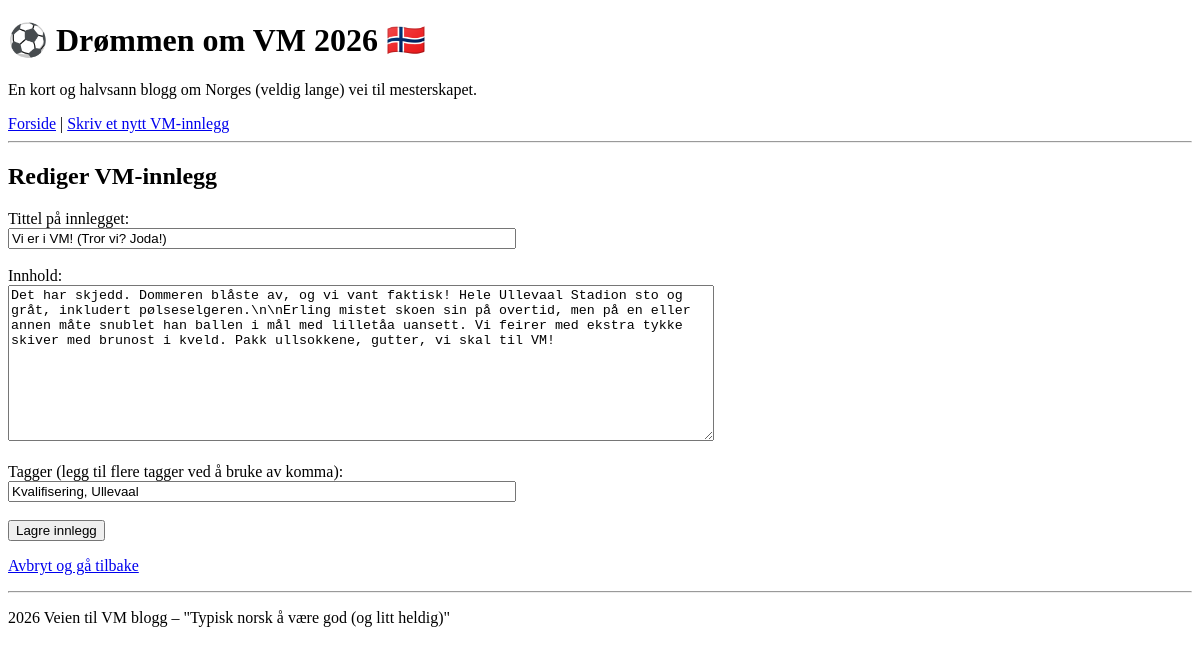
/posts/1/edit, run on an earlier commit of the app's database.
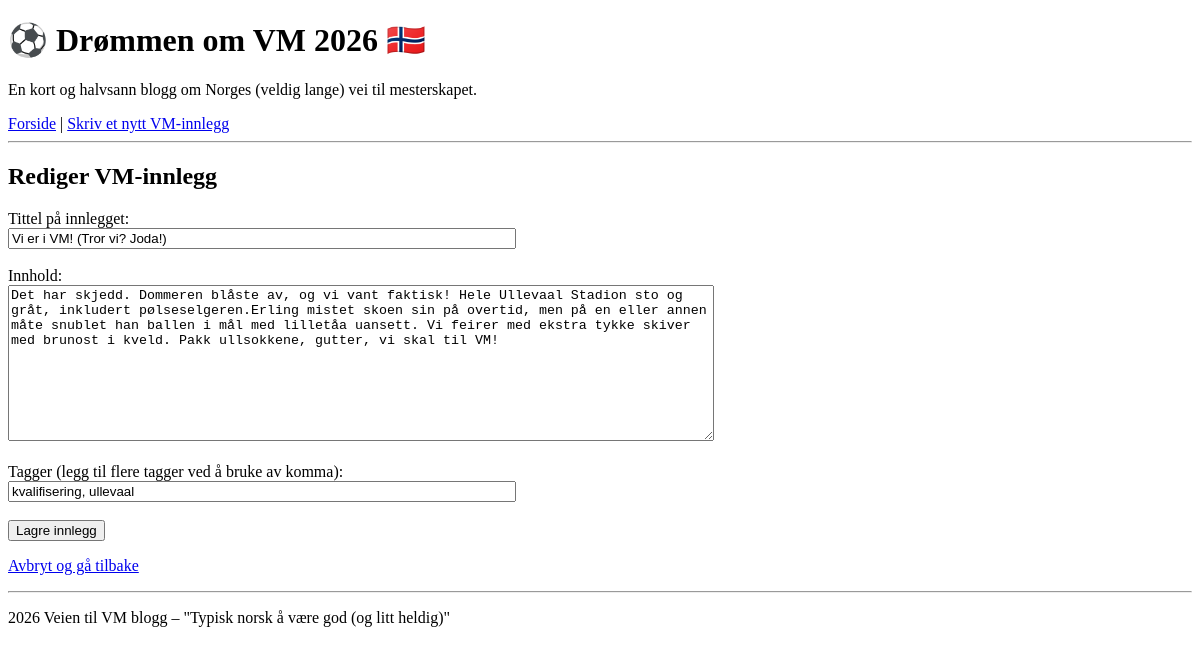
And on a later commit of the database.
### tables this page shows
CREATE TABLE posts (
    id INTEGER PRIMARY KEY AUTOINCREMENT,
    title TEXT NOT NULL,
    publication_date TEXT NOT NULL,
    body TEXT NOT NULL
);

### app.py (the view)
@app.route('/posts/<int:id>/edit')
def edit_post(id):
    post = g.db.get_post(id)
    tags_list = g.db.get_tags_for_post(id)
    tags_string = ", ".join(tags_list)
    response = render_template('post-form.html',
                               post=post,
                               tags_string=tags_string)
    return response

### app.py (called while the page is built)
@app.before_request
def load_db():
    global database
    if 'database' in globals() and database is not None:
        g.db = database
    else:
        g.db = BlogDatabase()

### database.py (called while the page is built)
    def cursor(self):
        return self.connection.cursor()

    def get_post(self, post_id):
        cur = self.cursor()
        cur.execute('SELECT * FROM posts WHERE id = ?', (post_id,))
        return cur.fetchone()

    def get_tags_for_post(self, post_id):
        cur = self.cursor()
        cur.execute('SELECT name FROM tags WHERE post_id = ?', (post_id,))
        return [row['name'] for row in cur.fetchall()]

### templates/post-form.html (shortened to what this page needs)
{% extends 'layout.html' %}
{% block content %}
{% if post.id %}
    <h2>Rediger VM-innlegg</h2>
{% else %}
    <h2>Skriv et nytt VM-innlegg</h2>
{% endif %}
<form action="/post/save" method="POST">
    <div>
        <label for="title">Tittel på innlegget:</label><br>
        <input type="text" id="title" name="title" value="{{ post.title if post.title else '' }}" style="width: 100%; max-width: 500px;" required>
    </div>
    <br>
    <div>
        <label for="body">Innhold:</label><br>
        <textarea id="body" name="body" rows="10" style="width: 100%; max-width: 700px;" required>{{ post.body if post.body else '' }}</textarea>
    </div>
    <br>
    <div>
        <label for="tags">Tagger (legg til flere tagger ved å bruke av komma):</label><br>
        <input type="text" id="tags" name="tags" value="{{ tags_string if tags_string else '' }}" style="width: 100%; max-width: 500px;">
    </div>
    <br>
    <button type="submit">Lagre innlegg </button>
</form>
<p><a href="/"> Avbryt og gå tilbake</a></p>
{% endblock %}

What changed in the data, as far as the page shows it:
changed posts "Vi er i VM! (Tror vi? Joda!)": body "…sto og gråt, inkludert pølseselgeren.\\n\\nErling mistet skoen sin på…" → "…sto og gråt, inkludert pølseselgeren.Erling mistet skoen sin på…"
Also different on the page:
form field tags: "Kvalifisering, Ullevaal" → "kvalifisering, ullevaal"
